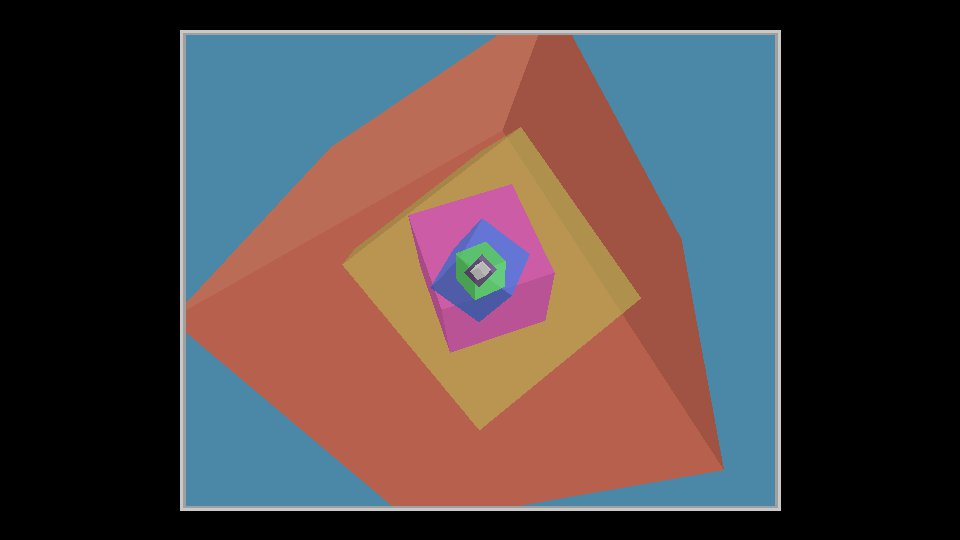

This figure's Python source:
# -*- coding: utf-8 -*-
import pygame
import numpy as np
from os import chdir
from sys import exit


class BoxInABox:
    """
    Displays semi-transparent boxes inside one another.

    @author: kalle
    """

    def __init__(self, screen, target_fps, run_seconds):
        self.run_seconds = run_seconds
        self.screen = screen
        self.width = self.screen.get_size()[0]
        self.height = self.screen.get_size()[1]
        self.screenCopy = self.screen.copy()
        self.alphaValue = 160.0
        self.font = pygame.font.SysFont('CourierNew', 14)               # initialize font and set font size
        self.backgroundColor = (0, 0, 0)
        self.midScreen = np.array([self.width / 2, self.height / 2], dtype=int)
        self.angleScale = (2.0 * np.pi) / 360.0  # to scale degrees.
        self.boxCount = 8
        self.boxColors = np.zeros((self.boxCount, 3, 3), dtype=int)     # for each box, three color sets (one for each visible surface)
        self.nodes = np.zeros((self.boxCount, 4, 3), dtype=float)       # nodes will have unrotated X,Y,Z coordinates. Just 4 needed per box as can be mirrored
        self.rotatedNodes = np.zeros((8, 3), dtype=float)               # rotatedNodes will have X,Y,Z coordinates after rotation
        self.transNodes = np.zeros((8, 2), dtype=int)                   # transNodes will have X,Y coordinates
        self.angles = np.zeros((self.boxCount, 3), dtype=float)         # angles for each box
        self.angleAdd = np.zeros((self.boxCount, 3), dtype=float)       # rotation for each box
        self.surfaces = np.zeros((6, 4), dtype=int)                     # surfaces are identical for each box - six surfaces of four nodes each.
        self.zoomZ = 0.0                                                # additional Z for inital zooming in of the boxes
        self.frameNodes = np.zeros((4, 3), dtype=float)                 # frameNodes will have unrotated X,Y,Z coordinates.
        self.frameAngles = np.zeros((3), dtype=float)                   # angles for frame
        self.frameAngleAdd = np.array([1.0, 2.5, 1.8])                  # frame rotation
        self.frameFrameCount = 180                                      # how many frames to bring the frame to front
        self.frameZoomCount = 220 + self.frameFrameCount                # how many frames to zoom the boxes
        self.frameRotateAllCount = 220 + self.frameZoomCount            # how many frames to rotate all together
        self.frameRotateDelayCount = 30                                 # how many frames to delay between starting each box rotating separately
        self.frameFadeCount = 120                                       # how many frames to use for fading colors
        self.frameCount = 0
        self.frameRect = pygame.Rect(0, 0, 0, 0)
        self.zPos = 3000.0
        self.zScale = 1000.0
        self.fullScreen = False
        self.clock = pygame.time.Clock()
        self.start_timer = pygame.time.get_ticks()
        self.target_fps = target_fps
        self.running = True
        self.stop = False

        self.screenCopy.set_colorkey(self.backgroundColor)
        self.screenCopy.set_alpha(self.alphaValue)
        self.screen.fill(self.backgroundColor)

        self.prepareBoxes()

    def run(self):
        """ Main loop. """

        while self.running:
            for event in pygame.event.get():
                if event.type == pygame.QUIT:
                    self.running = False
                    self.stop = True
                elif event.type == pygame.KEYDOWN:
                    if event.key == pygame.K_ESCAPE:
                        self.running = False
                        self.stop = True
                    if event.key == pygame.K_f:
                        self.toggleFullScreen()
                    if event.key == pygame.K_s:
                        # save screen, at half the resolution, using class name as file name
                        pygame.image.save(pygame.transform.scale(self.screen, (int(self.screen.get_size()[0] / 2), int(self.screen.get_size()[1] / 2))),
                                          self.__class__.__name__ + '.jpg')
                elif event.type == pygame.MOUSEBUTTONDOWN:
                    if event.button == 1:
                        # left button: exit
                        self.running = False

            self.screen.lock()
            if self.frameCount < self.frameFrameCount:
                self.screen.fill(self.backgroundColor)
                self.flyFrame()
            else:
                # zoom position
                if self.frameCount < self.frameZoomCount:
                    self.screen.fill(self.backgroundColor, self.frameRect)  # clear inside of the frame only. Not needed when zooming is finished.
                    self.zoomZ = (1.0 - (self.frameCount - self.frameFrameCount) / (self.frameZoomCount - self.frameFrameCount)) * 12.0 * self.zPos
                else:
                    self.zoomZ = 0.0
                for i in range(self.boxCount):
                    self.addAngles(i)
                    self.rotateAndTransform(i)
                    self.drawBox(i)

            pygame.display.flip()
            # release any locks on screen
            while self.screen.get_locked():
                self.screen.unlock()

            self.clock.tick(self.target_fps)  # this keeps code running at max target_fps
            self.frameCount += 1

            if pygame.time.get_ticks() > self.start_timer + 1000 * self.run_seconds:
                self.running = False

        return self.stop

    def flyFrame(self):

        if self.frameCount < self.frameFrameCount:
            # set frame position
            if self.frameCount < self.frameFrameCount / 2:
                # move only from left to right
                frame_pos = np.array([(1.0 - self.frameCount / (self.frameFrameCount - 1)) * -7.0 * self.width, 0, 5.0 * self.zPos])
            else:
                # using sin from 0 to 90 degrees to curve closer
                sin_value = 1.0 - (np.sin(90.0 * (self.frameCount - (self.frameFrameCount - 1) / 2) / ((self.frameFrameCount - 1) / 2) * (2.0 * np.pi / 360)))
                cos_value = (np.cos(90.0 * (self.frameCount - (self.frameFrameCount - 1) / 2) / ((self.frameFrameCount - 1) / 2) * (2.0 * np.pi / 360)))
                frame_pos = np.array([sin_value * -3.5 * self.width, 0, cos_value * 5.0 * self.zPos])
            # add rotation angles
            self.frameAngles += self.frameAngleAdd
        else:
            frame_pos = np.array([0, 0, 0])

        # Set matrix for rotation and rotate and transform nodes.
        (sx, sy, sz) = np.sin(self.frameAngles * self.angleScale)
        (cx, cy, cz) = np.cos(self.frameAngles * self.angleScale)
        # build a matrix for X, Y, Z rotation (in that order, see Wikipedia: Euler angles).
        matrix = np.array([
            [cy * cz               , -cy * sz              , sy      ],
            [cx * sz + cz * sx * sy, cx * cz - sx * sy * sz, -cy * sx],
            [sx * sz - cx * cz * sy, cz * sx + cx * sy * sz, cx * cy ]
            ])

        # rotate nodes
        self.rotatedNodes = np.dot(self.frameNodes, matrix)
        # use scaling to add remaining nodes
        self.rotatedNodes = np.vstack((self.rotatedNodes, self.rotatedNodes[0:4, 0:3] * 0.99))
        self.rotatedNodes = np.vstack((self.rotatedNodes, self.rotatedNodes[0:4, 0:3] * 0.98))
        # transform 3D to 2D by dividing X and Y with Z coordinate. Add frame Z pos to rotatedNodes
        self.transNodes = ((self.rotatedNodes[:, 0:2] + frame_pos[0:2])
                           / ((self.rotatedNodes[:, 2:3] + frame_pos[2] + self.zPos)) * self.zScale) + self.midScreen

        # draw outer frame
        node_list = self.cropEdges((
                self.transNodes[0, :],
                self.transNodes[1, :],
                self.transNodes[2, :],
                self.transNodes[3, :]
                ))
        self.drawPolygon(self.screen,  (200, 200, 200),  node_list)
        # draw inner frame
        node_list = self.cropEdges((
                self.transNodes[4, :],
                self.transNodes[5, :],
                self.transNodes[6, :],
                self.transNodes[7, :]
                ))
        self.drawPolygon(self.screen,  (160, 160, 160),  node_list)
        # draw black center and store it
        node_list = self.cropEdges((
                self.transNodes[ 8, :],
                self.transNodes[ 9, :],
                self.transNodes[10, :],
                self.transNodes[11, :]
                ))
        rect = self.drawPolygon(self.screen, (0, 0, 0), node_list)
        if self.frameCount + 1 >= self.frameFrameCount:
            # last draw: store this rect as active drawing area
            self.frameRect = rect

    def addAngles(self, boxNo):

        # rotate the box by changing its "angles". Until delay is over, use first box angleadds
        if self.frameCount > self.frameRotateAllCount + (7-boxNo) * self.frameRotateDelayCount:
            self.angles[boxNo, :] += self.angleAdd[boxNo, :]
        else:
            self.angles[boxNo, :] += self.angleAdd[0, :]

        for j in range(3):
            if self.angles[boxNo, j] > 360:
                self.angles[boxNo, j] -= 360
            if self.angles[boxNo, j] < 0:
                self.angles[boxNo, j] += 360

    def rotateAndTransform(self, boxNo):

        # Set matrix for rotation and rotate and transform nodes.
        (sx, sy, sz) = np.sin(self.angles[boxNo, :] * self.angleScale)
        (cx, cy, cz) = np.cos(self.angles[boxNo, :] * self.angleScale)
        # build a matrix for X, Y, Z rotation (in that order, see Wikipedia: Euler angles).
        matrix = np.array([
            [cy * cz               , -cy * sz              , sy      ],
            [cx * sz + cz * sx * sy, cx * cz - sx * sy * sz, -cy * sx],
            [sx * sz - cx * cz * sy, cz * sx + cx * sy * sz, cx * cy ]
            ])

        # rotate nodes
        self.rotatedNodes = np.dot(self.nodes[boxNo, :, :], matrix)
        # use "mirroring" to add four remaining nodes
        self.rotatedNodes = np.vstack((self.rotatedNodes, -self.rotatedNodes))
        # transform 3D to 2D by dividing X and Y with Z coordinate
        self.transNodes = (self.rotatedNodes[:, 0:2] / ((self.rotatedNodes[:, 2:3] + self.zPos + self.zoomZ)) * self.zScale) + self.midScreen

    def drawBox(self, boxNo):

        # draw the first box directly on screen, then on a copy to perform blend
        if boxNo == 0:
            screen_use = self.screen
        else:
            screen_use = self.screenCopy

        # check if fading colors needed
        if self.frameCount <= self.frameFrameCount + self.frameFadeCount:
            fade = (self.frameCount - self.frameFrameCount) / self.frameFadeCount
        else:
            fade = 1.0

        rect_use = None
        screen_use.lock()
        # loop through each surface and draw the visible ones.
        for j in range(6):
            # calculate surface cross product vector
            vec_Viewer = self.rotatedNodes[self.surfaces[j, 1], :] + [0, 0, self.zPos + self.zoomZ]  # vec_Ciewer is from viewers (0, 0, 0) to node 1
            vec_A = self.rotatedNodes[self.surfaces[j, 2], :] - self.rotatedNodes[self.surfaces[j, 1], :]  # vec_A is from node 1 to node 2
            vec_B = self.rotatedNodes[self.surfaces[j, 0], :] - self.rotatedNodes[self.surfaces[j, 1], :]  # vec_B is from node 1 to node 0
            vec_Cross = ([
                vec_B[1] * vec_A[2] - vec_B[2] * vec_A[1],
                vec_B[2] * vec_A[0] - vec_B[0] * vec_A[2],
                vec_B[0] * vec_A[1] - vec_B[1] * vec_A[0]
                ])
            if np.dot(vec_Cross, vec_Viewer) < 0:
                # surface is visible to Viewer
                node_list = self.cropEdges((
                        self.transNodes[self.surfaces[j, 0], :],
                        self.transNodes[self.surfaces[j, 1], :],
                        self.transNodes[self.surfaces[j, 2], :],
                        self.transNodes[self.surfaces[j, 3], :]
                        ))

                # prepare color
                color = [int(x * fade) for x in self.boxColors[boxNo, (boxNo + j) % 3]]
                # draw polygon and store the area used.
                rect = self.drawPolygon(screen_use, color, node_list)
                if rect_use is None:
                    rect_use = rect
                else:
                    rect_use = rect_use.union(rect)

        # for other than the first box, blend them to the screen
        if boxNo > 0:
            # blit the semitransparent screen copy to main screen
            # release any locks on screen
            while self.screen.get_locked():
                self.screen.unlock()
            while self.screenCopy.get_locked():
                self.screenCopy.unlock()
            self.screen.blit(self.screenCopy, rect_use, rect_use)
            # clear the screen copy after use
            self.screenCopy.fill((0, 0, 0), rect_use)

    def cropEdges(self, node_list, cropX=True, cropY=True):

        # crop to screen size. "Auto crop" does not seem to work if points very far outside.
        # takes list of nodes (X,Y) in drawing order as input.
        # returns list of nodes (X,Y) cropped to screen edges.
        # crop both X, Y, if cropX and cropY = True; X: i=0, Y: i=1

        edges = np.zeros((4))
        edges[0] = self.frameRect[0]
        edges[1] = self.frameRect[1]
        edges[2] = self.frameRect[2] + edges[0]  # Rect has left. top, width, height --> change to left, top, right, bottom
        edges[3] = self.frameRect[3] + edges[1]
        if self.frameCount >= 180:
            i = 1
        if len(node_list) > 2:
            for i in range(2):
                if (i == 0 and cropX is True) or (i == 1 and cropY is True):
                    crop_nodes = []  # empty list
                    prev_node = node_list[-1]
                    for node in node_list:
                        diff_node = node - prev_node  # surface side vector
                        # start cropping from prev_node direction, as order must stay the same
                        if node[i] >= edges[i] and prev_node[i] < edges[i]:
                            # line crosses min, so add a "crop point". Start from previous node and add difference stopping to min
                            crop_nodes.append(prev_node + diff_node * ((edges[i] - prev_node[i]) / diff_node[i]))
                        if node[i] <= edges[i+2] and prev_node[i] > edges[i+2]:
                            # line crosses max, so add a "crop point". Start from previous node and add difference stopping to max
                            crop_nodes.append(prev_node + diff_node * ((edges[i+2] - prev_node[i]) / diff_node[i]))
                        # then crop current node
                        if node[i] < edges[i] and prev_node[i] >= edges[i]:
                            # line crosses min, so add a "crop point". Start from previous node and add difference stopping to min
                            crop_nodes.append(prev_node + diff_node * ((edges[i] - prev_node[i]) / diff_node[i]))
                        if node[i] > edges[i+2] and prev_node[i] <= edges[i+2]:
                            # line crosses max, so add a "crop point". Start from previous node and add difference stopping to max
                            crop_nodes.append(prev_node + diff_node * ((edges[i+2] - prev_node[i]) / diff_node[i]))
                        # always add current node, if it is on screen
                        if node[i] >= edges[i] and node[i] <= edges[i+2]:
                            crop_nodes.append(node)
                        prev_node = node
                    # for next i, copy results. Quit loop if no nodes to look at
                    node_list = crop_nodes
                    if len(node_list) < 3:
                        break
            # convert to integers
            node_list = [(int(x[0] + 0.5), int(x[1] + 0.5)) for x in node_list]
        return node_list

    def drawPolygon(self, screen, color, node_list):

        # draws a filled antialiased polygon, returns its Rect (area covered)
        if len(node_list) > 2:  # a polygon needs at least 3 nodes
            # pygame.draw.aalines(screen, color, True, node_list)
            return pygame.draw.polygon(screen, color, node_list, 0)
        else:
            return pygame.Rect(0, 0, 0, 0)

    def toggleFullScreen(self):

        pygame.display.toggle_fullscreen()
        if self.frameCount > self.frameFrameCount:
            self.frameRect = pygame.Rect(0, 0, self.width, self.height)  # reset drawing area
            self.flyFrame()  # redraw frame

    def prepareBoxes(self):

        # set up boxes
        self.boxCount = 8

        colorDiff = 15.0  # difference in color values (tint/tone) between box surfaces
        # colorset represents target colors. Note depending on transparency setting (self.alphaValue) not all colors can be reached with blending
        colorSet = np.array([
            [ 84, 152, 187],
            [187, 102,  84],
            [187, 152,  84],
            [187,  84, 152],
            [ 84, 102, 187],
            [ 84, 187, 102],
            [102,  84, 121],
            [187, 187, 187]
            ])

        # calculate blend colors so that resulting blend is close to target.
        # target may not be possible to get to, hence "clipping" colors to range [0,255]
        alpha_m = 1.0  # first box only
        alpha_m2 = 1.0 - alpha_m
        prev_color = np.array([0, 0, 0])
        for i in range(self.boxCount):
            colorLen = sum(colorSet[i, :]) / 3
            self.boxColors[i, 0, 0:3] = (colorSet[i] - alpha_m2 * prev_color) / alpha_m
            self.boxColors[i, 1, 0:3] = (colorSet[i] * ((colorLen + colorDiff) / colorLen) - alpha_m2 * prev_color) / alpha_m
            self.boxColors[i, 2, 0:3] = (colorSet[i] * ((colorLen - colorDiff) / colorLen) - alpha_m2 * prev_color) / alpha_m
            prev_color = colorSet[i]
            # crude check that colors remain valid. Also, if gone outside of valid range, the blend will not reach target color - adjust prev_color accordingly.
            for j in range(3):
                for k in range(3):
                    if self.boxColors[i, j, k] < 0:
                        if j == 0:
                            prev_color[k] = colorSet[i][k] - self.boxColors[i, j, k] * alpha_m
                        self.boxColors[i, j, k] = 0
                    elif self.boxColors[i, j, k] > 255:
                        if j == 0:
                            prev_color[k] = colorSet[i][k] - (self.boxColors[i, j, k] - 255) * alpha_m
                        self.boxColors[i, j, k] = 255
            alpha_m = self.alphaValue / 255.0
            alpha_m2 = 1.0 - alpha_m

        # set box nodes.
        node_size = self.height * 1.4
        node_scale = node_size / np.sqrt(node_size ** 2 * 3)    # node_scale sets next box size such that it will remain inside the previous, bigger box even when rotating
        for i in range(self.boxCount):
            # a box has 8 nodes but since the sides are mirror images, 4 is sufficient for rotation. X increases to the right, Y down, and Z to distance
            self.nodes[i, 0, :] = np.array([ node_size,  node_size,  node_size]) * (node_scale ** i)
            self.nodes[i, 1, :] = np.array([ node_size,  node_size, -node_size]) * (node_scale ** i)
            self.nodes[i, 2, :] = np.array([-node_size,  node_size, -node_size]) * (node_scale ** i)
            self.nodes[i, 3, :] = np.array([-node_size,  node_size,  node_size]) * (node_scale ** i)

        # set up surfaces. Each surface is defined by four nodes. Nodes must be used in clockwise order.
        # surface order is used in coloring - three colors per box in surfaces (0,3), (1,4), and (2,5) so these should be on opposite sides
        self.surfaces = np.array([
            [0, 3, 2, 1],
            [0, 1, 7, 6],
            [1, 2, 4, 7],
            [4, 5, 6, 7],
            [2, 3, 5, 4],
            [3, 0, 6, 5]
            ])

        # set rotation for box angles.
        self.angleAdd = np.array([
            [1.0, 2.5, 1.7],
            [1.7, 1.8, 0.9],
            [0.7, 1.5, 2.7],
            [2.0, 0.5, 0.7],
            [1.3, 1.5, 0.7],
            [0.5, 1.1, 2.3],
            [2.4, 1.5, 0.8],
            [1.1, 1.5, 1.3],
            ])

        # set frameNodes.
        if self.width > self.height * 5 / 4:
            frame_size = self.height * self.zPos / self.zScale / 1.8
        else:
            frame_size = (self.width / (5 / 4)) * self.zPos / self.zScale / 1.8

        self.frameNodes = np.array([
            [ frame_size, frame_size / (5 / 4), 0],
            [ frame_size,-frame_size / (5 / 4), 0],
            [-frame_size,-frame_size / (5 / 4), 0],
            [-frame_size, frame_size / (5 / 4), 0]
            ])

        # set frame angles so that will stop at (0, 0, 0).
        self.frameAngles = -self.frameFrameCount * self.frameAngleAdd
        self.frameAngles = (np.abs(self.frameAngles) % 360) * np.sign(self.frameAngles) - ((np.sign(self.frameAngles) - 1) * 180)

        self.frameRect = pygame.Rect(0, 0, self.width, self.height)


if __name__ == '__main__':
    """
    Prepare screen, etc.
    """

    # set data directory
    chdir("C:/Users/Kalle/OneDrive/Asiakirjat/Python")

    # set screen size
    # first check available full screen modes
    pygame.display.init()
    # pick disp0lay mode from list or set a specific resolution
    disp_modes = pygame.display.list_modes(0, pygame.FULLSCREEN | pygame.DOUBLEBUF | pygame.HWSURFACE)
    # disp_size = disp_modes[9] # selecting display size from available list. Assuming the 9th element is nice...
    # disp_size = (800, 600)  # to force display size
    disp_size = (1920, 1080)  # to force display size
    pygame.font.init()

    # initialize mixer
    pygame.mixer.init()
    music_file = "sinking2.mod"  # this mod by Jellybean is available at e.g. http://janeway.exotica.org.uk/release.php?id=45536
    pygame.mixer.music.load(music_file)
    pygame.mixer.music.play()

    screen = pygame.display.set_mode(disp_size)
    pygame.display.set_caption('Box in a Box in a Box')
    BoxInABox(screen, 60, 120).run()

    # exit; close display, stop music
    pygame.quit()
    exit()
